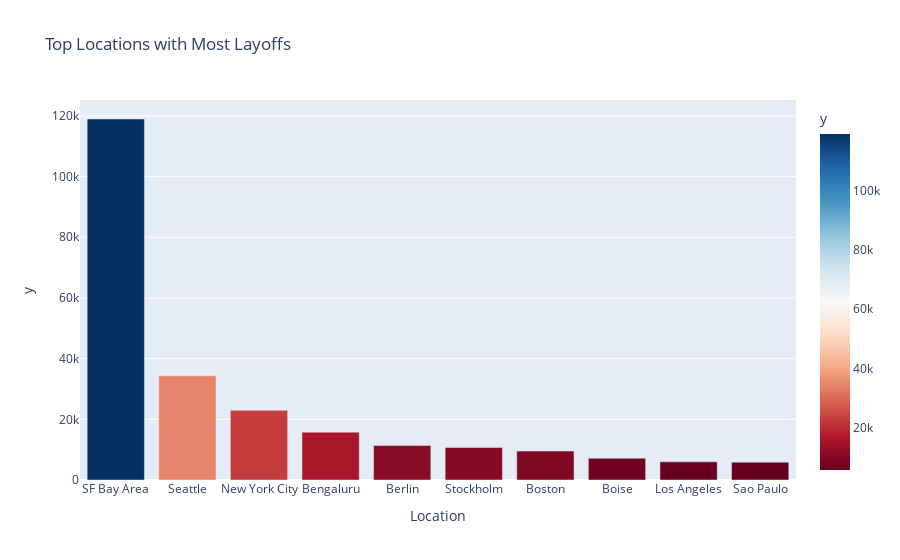

Notebook code cell kept with this figure:
### Code cell
# Group by location and sum the layoffs
location_layoffs = df.groupby('Location_HQ')['y'].sum().sort_values(ascending=False).head(10)

# Bar chart for top locations with the most layoffs
fig7 = px.bar(location_layoffs.reset_index(), 
              x='Location_HQ', 
              y='y', 
              title='Top Locations with Most Layoffs', 
              labels={'Location_HQ': 'Location', 'Laid_Off_Count': 'Number of Layoffs'},
              color='y',
              color_continuous_scale=px.colors.sequential.RdBu)

fig7.show()

### Figure 1 — Plotly figure (JSON) as saved in the notebook; plotly's stock layout.template omitted (floating-point values rounded to 4 significant figures)
{"data": [{"alignmentgroup": "True", "hovertemplate": "Location=%{x}<br>y=%{marker.color}<extra></extra>", "legendgroup": "", "marker": {"color": [118984, 34342, 22980, 15771, 11380, 10735, 9543, 7200, 5988, 5888], "coloraxis": "coloraxis", "pattern": {"shape": ""}}, "name": "", "offsetgroup": "", "orientation": "v", "showlegend": false, "textposition": "auto", "type": "bar", "x": ["SF Bay Area", "Seattle", "New York City", "Bengaluru", "Berlin", "Stockholm", "Boston", "Boise", "Los Angeles", "Sao Paulo"], "xaxis": "x", "y": [118984, 34342, 22980, 15771, 11380, 10735, 9543, 7200, 5988, 5888], "yaxis": "y"}], "layout": {"barmode": "relative", "coloraxis": {"colorbar": {"title": {"text": "y"}}, "colorscale": [[0, "rgb(103,0,31)"], [0.1, "rgb(178,24,43)"], [0.2, "rgb(214,96,77)"], [0.3, "rgb(244,165,130)"], [0.4, "rgb(253,219,199)"], [0.5, "rgb(247,247,247)"], [0.6, "rgb(209,229,240)"], [0.7, "rgb(146,197,222)"], [0.8, "rgb(67,147,195)"], [0.9, "rgb(33,102,172)"], [1, "rgb(5,48,97)"]]}, "legend": {"tracegroupgap": 0}, "title": {"text": "Top Locations with Most Layoffs"}, "xaxis": {"anchor": "y", "domain": [0, 1], "title": {"text": "Location"}}, "yaxis": {"anchor": "x", "domain": [0, 1], "title": {"text": "y"}}}}
